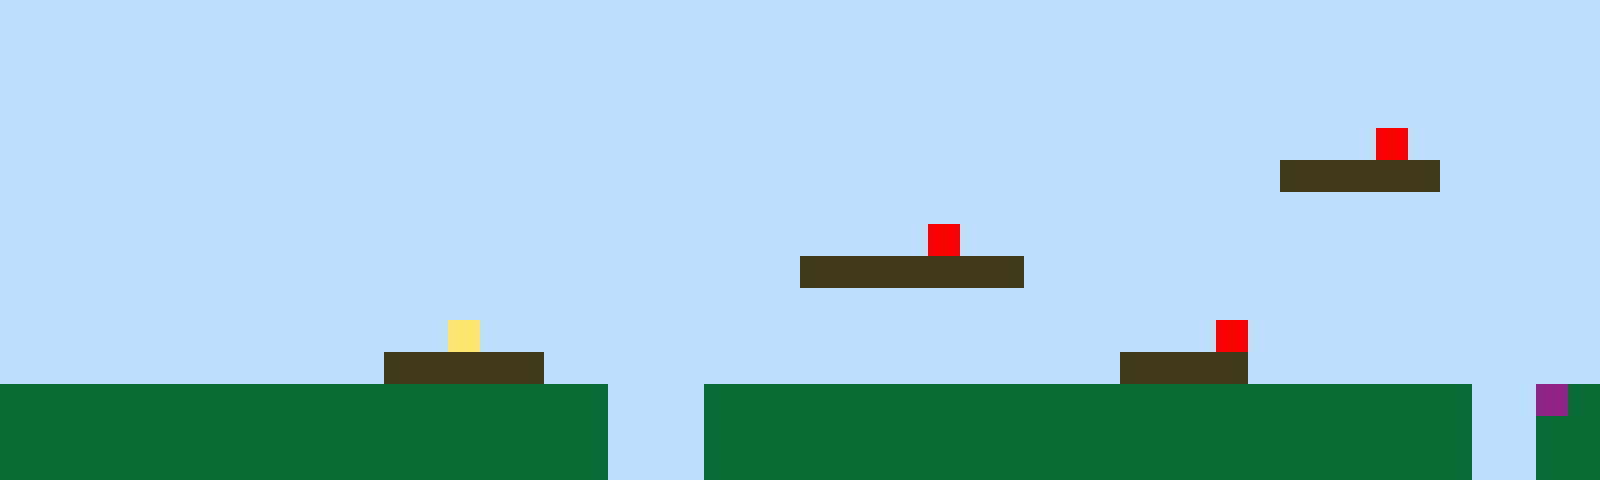

The image is a tile-based game level rendered from a .tmx file. Its description and complete source (layers, tilesets, objects, tile grids) follow:
An orthogonal 50x15 tile map with 32x32 px tiles, 1 tile layer (Tile Layer 1).

<map version="1.10" tiledversion="1.11.2" orientation="orthogonal" renderorder="right-up" width="50" height="15" tilewidth="32" tileheight="32" infinite="0" nextlayerid="2" nextobjectid="1"><editorsettings><export target="map1.csv" format="csv" /></editorsettings><tileset firstgid="1" name="sprites" tilewidth="32" tileheight="32" tilecount="6" columns="3"><image source="sprites.png" width="96" height="64" /></tileset><layer id="1" name="Tile Layer 1" width="50" height="15"><data encoding="csv">1,1,1,1,1,1,1,1,1,1,1,1,1,1,1,1,1,1,1,1,1,1,1,1,1,1,1,1,1,1,1,1,1,1,1,1,1,1,1,1,1,1,1,1,1,1,1,1,1,1,1,1,1,1,1,1,1,1,1,1,1,1,1,1,1,1,1,1,1,1,1,1,1,1,1,1,1,1,1,1,1,1,1,1,1,1,1,1,1,1,1,1,1,1,1,1,1,1,1,1,1,1,1,1,1,1,1,1,1,1,1,1,1,1,1,1,1,1,1,1,1,1,1,1,1,1,1,1,1,1,1,1,1,1,1,1,1,1,1,1,1,1,1,1,1,1,1,1,1,1,1,1,1,1,1,1,1,1,1,1,1,1,1,1,1,1,1,1,1,1,1,1,1,1,1,1,1,1,1,1,1,1,1,1,1,1,1,1,1,1,1,1,1,1,1,1,1,1,1,1,1,1,1,1,1,1,1,1,1,1,1,1,1,1,1,1,1,1,1,1,1,1,1,1,1,1,1,1,1,1,1,1,1,1,1,1,1,1,1,1,1,1,1,5,1,1,1,1,1,1,1,1,1,1,1,1,1,1,1,1,1,1,1,1,1,1,1,1,1,1,1,1,1,1,1,1,1,1,1,1,1,1,1,1,1,1,1,1,1,1,3,3,3,3,3,1,1,1,1,1,1,1,1,1,1,1,1,1,1,1,1,1,1,1,1,1,1,1,1,1,1,1,1,1,1,1,1,1,1,1,1,1,1,1,1,1,1,1,1,1,1,1,1,1,1,1,1,1,1,1,1,1,1,1,1,1,1,1,1,1,1,1,1,1,1,1,1,1,1,1,1,1,1,1,1,1,1,1,1,5,1,1,1,1,1,1,1,1,1,1,1,1,1,1,1,1,1,1,1,1,1,1,1,1,1,1,1,1,1,1,1,1,1,1,1,1,1,1,1,1,1,1,1,1,1,3,3,3,3,3,3,3,1,1,1,1,1,1,1,1,1,1,1,1,1,1,1,1,1,1,1,1,1,1,1,1,1,1,1,1,1,1,1,1,1,1,1,1,1,1,1,1,1,1,1,1,1,1,1,1,1,1,1,1,1,1,1,1,1,1,1,1,1,1,1,1,1,1,1,1,1,1,1,1,1,1,1,1,1,1,1,1,1,1,4,1,1,1,1,1,1,1,1,1,1,1,1,1,1,1,1,1,1,1,1,1,1,1,5,1,1,1,1,1,1,1,1,1,1,1,1,1,1,1,1,1,1,1,1,1,1,1,3,3,3,3,3,1,1,1,1,1,1,1,1,1,1,1,1,1,1,1,1,1,1,3,3,3,3,1,1,1,1,1,1,1,1,1,1,1,2,2,2,2,2,2,2,2,2,2,2,2,2,2,2,2,2,2,2,1,1,1,2,2,2,2,2,2,2,2,2,2,2,2,2,2,2,2,2,2,2,2,2,2,2,2,1,1,6,2,2,2,2,2,2,2,2,2,2,2,2,2,2,2,2,2,2,2,2,1,1,1,2,2,2,2,2,2,2,2,2,2,2,2,2,2,2,2,2,2,2,2,2,2,2,2,1,1,2,2,2,2,2,2,2,2,2,2,2,2,2,2,2,2,2,2,2,2,2,1,1,1,2,2,2,2,2,2,2,2,2,2,2,2,2,2,2,2,2,2,2,2,2,2,2,2,1,1,2,2</data></layer></map>
